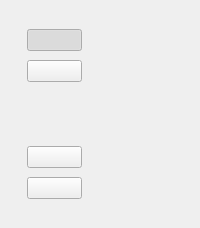
     <widget class="QWidget" name="leftMenuContainer" native="true">
      <property name="styleSheet">
       <string notr="true"/>
      </property>
      <layout class="QVBoxLayout" name="verticalLayout">
       <property name="leftMargin">
        <number>9</number>
       </property>
       <property name="rightMargin">
        <number>0</number>
       </property>
       <item>
        <widget class="QWidget" name="leftMenuSubContainer" native="true">
         <layout class="QVBoxLayout" name="verticalLayout_3">
          <property name="rightMargin">
           <number>9</number>
          </property>
          <item>
           <widget class="QWidget" name="verticalWidget_2" native="true">
            <layout class="QVBoxLayout" name="verticalLayout_6">
             <property name="spacing">
              <number>9</number>
             </property>
             <property name="leftMargin">
              <number>9</number>
             </property>
             <property name="topMargin">
              <number>9</number>
             </property>
             <property name="rightMargin">
              <number>9</number>
             </property>
             <property name="bottomMargin">
              <number>9</number>
             </property>
             <item>
              <widget class="QPushButton" name="homeBtn">
               <property name="minimumSize">
                <size>
                 <width>31</width>
                 <height>0</height>
                </size>
               </property>
               <property name="maximumSize">
                <size>
                 <width>55</width>
                 <height>16777215</height>
                </size>
               </property>
               <property name="text">
                <string/>
               </property>
               <property name="icon">
                <iconset resource="resources.qrc">
                 <normaloff>:/icons/icons/home.svg</normaloff>:/icons/icons/home.svg</iconset>
               </property>
               <property name="iconSize">
                <size>
                 <width>35</width>
                 <height>35</height>
                </size>
               </property>
               <property name="checkable">
                <bool>true</bool>
               </property>
               <property name="checked">
                <bool>true</bool>
               </property>
              </widget>
             </item>
             <item>
              <widget class="QPushButton" name="processBtn">
               <property name="maximumSize">
                <size>
                 <width>55</width>
                 <height>16777215</height>
                </size>
               </property>
               <property name="text">
                <string/>
               </property>
               <property name="icon">
                <iconset resource="resources.qrc">
                 <normaloff>:/icons/icons/cpu.svg</normaloff>:/icons/icons/cpu.svg</iconset>
               </property>
               <property name="iconSize">
                <size>
                 <width>35</width>
                 <height>35</height>
                </size>
               </property>
               <property name="checkable">
                <bool>true</bool>
               </property>
              </widget>
             </item>
            </layout>
           </widget>
          </item>
          <item>
           <spacer name="verticalSpacer">
            <property name="orientation">
             <enum>Qt::Orientation::Vertical</enum>
            </property>
            <property name="sizeType">
             <enum>QSizePolicy::Policy::Expanding</enum>
            </property>
            <property name="sizeHint" stdset="0">
             <size>
              <width>20</width>
              <height>40</height>
             </size>
            </property>
           </spacer>
          </item>
          <item>
           <widget class="QWidget" name="verticalWidget" native="true">
            <layout class="QVBoxLayout" name="verticalLayout_4">
             <property name="spacing">
              <number>9</number>
             </property>
             <property name="rightMargin">
              <number>9</number>
             </property>
             <item>
              <widget class="QPushButton" name="settingsBtn">
               <property name="sizePolicy">
                <sizepolicy hsizetype="Minimum" vsizetype="Minimum">
                 <horstretch>0</horstretch>
                 <verstretch>0</verstretch>
                </sizepolicy>
               </property>
               <property name="maximumSize">
                <size>
                 <width>55</width>
                 <height>16777215</height>
                </size>
               </property>
               <property name="contextMenuPolicy">
                <enum>Qt::ContextMenuPolicy::NoContextMenu</enum>
               </property>
               <property name="styleSheet">
                <string notr="true">text-align:left;

</string>
               </property>
               <property name="text">
                <string/>
               </property>
               <property name="icon">
                <iconset resource="resources.qrc">
                 <normaloff>:/icons/icons/settings.svg</normaloff>:/icons/icons/settings.svg</iconset>
               </property>
               <property name="iconSize">
                <size>
                 <width>35</width>
                 <height>35</height>
                </size>
               </property>
               <property name="checkable">
                <bool>true</bool>
               </property>
              </widget>
             </item>
             <item>
              <widget class="QPushButton" name="downloadBtn">
               <property name="maximumSize">
                <size>
                 <width>55</width>
                 <height>16777215</height>
                </size>
               </property>
               <property name="text">
                <string/>
               </property>
               <property name="icon">
                <iconset resource="resources.qrc">
                 <normaloff>:/icons/icons/download.svg</normaloff>:/icons/icons/download.svg</iconset>
               </property>
               <property name="iconSize">
                <size>
                 <width>35</width>
                 <height>35</height>
                </size>
               </property>
               <property name="checkable">
                <bool>true</bool>
               </property>
              </widget>
             </item>
            </layout>
           </widget>
          </item>
         </layout>
        </widget>
       </item>
      </layout>
     </widget>
